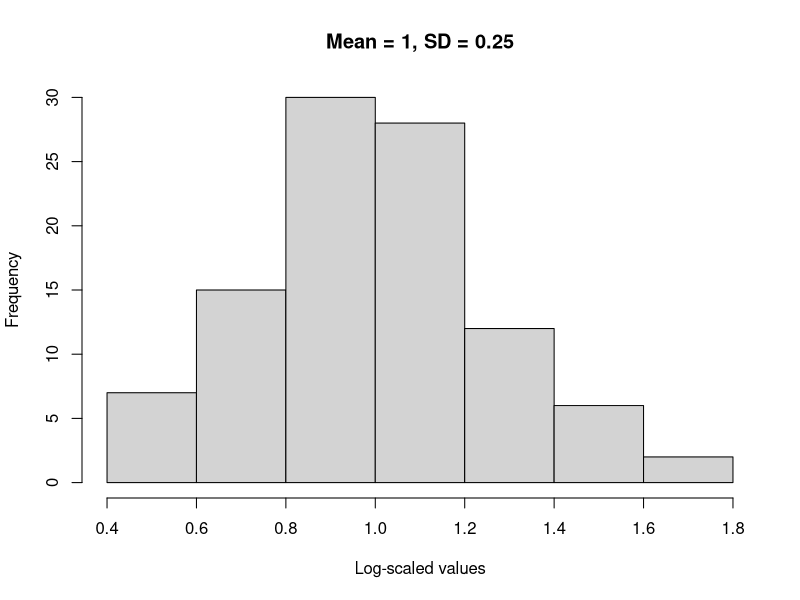

Here is the R script that generated this plot:
## ---- chunk 1
knitr::opts_chunk$set(echo = TRUE)
## ---- chunk 2
set.seed(100)
samples <- rlnorm(100, meanlog = 1, sdlog = 0.25)
print(samples)
## ---- chunk 3
log.samples <- log(samples)
cat("Mean =", mean(log.samples), "\n", "Median =", median(log.samples), "\n", "SD =", sd(log.samples))
# Mean = 1.000728 
# Median = 0.985145 
# SD = 0.2551776

hist(log.samples, main = "Mean = 1, SD = 0.25", xlab = "Log-scaled values",ylab = "Frequency")

